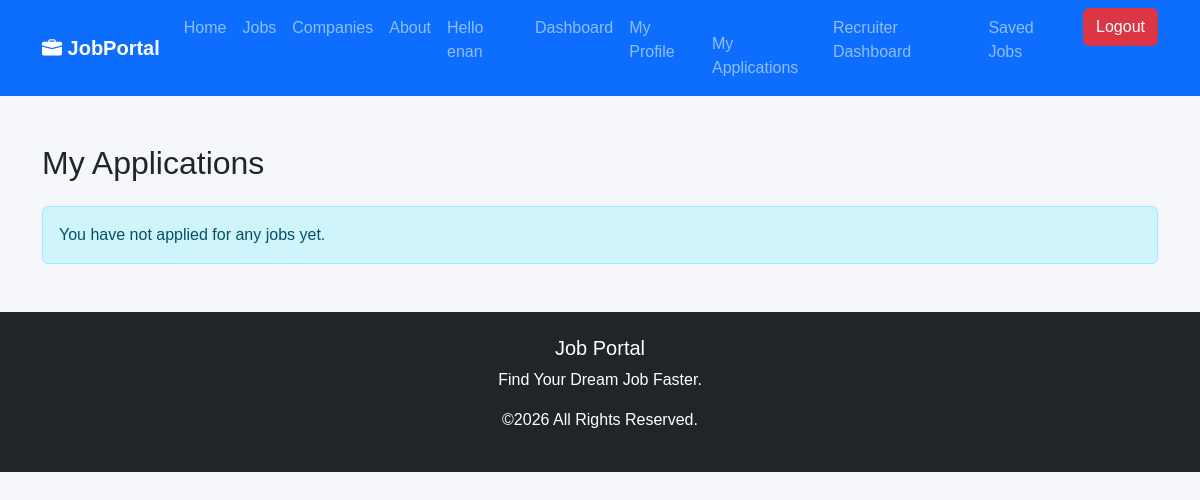
The app's page /applications/my-applications/ (signed in), older data.
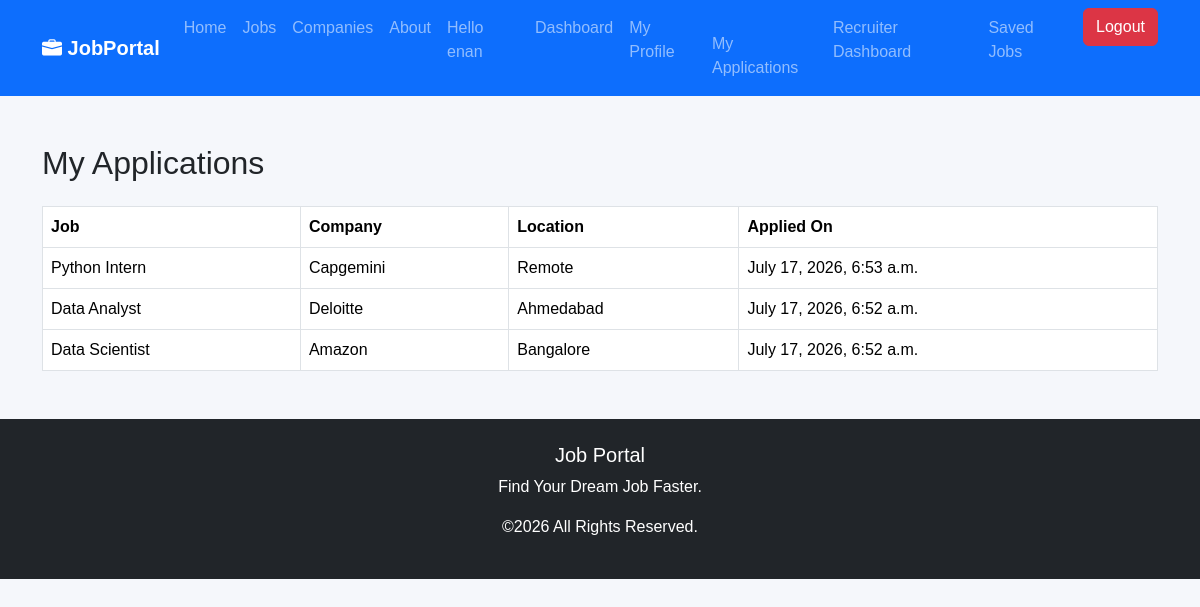
The same page, newer data.
### applications/models.py (models this page shows, shortened)
class Application(models.Model):
    STATUS_CHOICES = [
        ("Pending", "Pending"),
        ("Reviewed", "Reviewed"),
        ("Shortlisted", "Shortlisted"),
        ("Rejected", "Rejected"),
        ("Selected", "Selected"),
    ]
    candidate = models.ForeignKey(
        User,
        on_delete=models.CASCADE
    )
    job = models.ForeignKey(
        Job,
        on_delete=models.CASCADE
    )
    cover_letter = models.TextField(blank=True)
    status = models.CharField(
        max_length=20,
        choices=STATUS_CHOICES,
        default="Pending"
    )
    applied_at = models.DateTimeField(auto_now_add=True)
    class Meta:
        unique_together = ("candidate", "job")

### jobs/models.py (models this page shows, shortened)
class Job(models.Model):
    class EmploymentType(models.TextChoices):
        FULL_TIME = "full_time", "Full Time"
        PART_TIME = "part_time", "Part Time"
        CONTRACT = "contract", "Contract"
        INTERNSHIP = "internship", "Internship"
    title = models.CharField(max_length=200)
    company = models.ForeignKey(Company,on_delete=models.CASCADE)
    location = models.CharField(max_length=200)
    salary = models.CharField(max_length=100)
    description = models.TextField()
    employment_type = models.CharField(
        max_length=20,
        choices=EmploymentType.choices,
        default=EmploymentType.FULL_TIME,
    )
    is_active = models.BooleanField(default=True)
    created_at = models.DateTimeField(auto_now_add=True)
    updated_at = models.DateTimeField(default=timezone.now)
    class Meta:
        ordering = ["-created_at"]

class Company(models.Model):
    name = models.CharField(max_length=200)
    logo = models.ImageField(
        upload_to="company_logo/",
        blank=True,
        null=True
    )
    website = models.URLField(
        blank=True,
        null=True
    )
    email = models.EmailField(
        blank=True,
        null=True
    )
    location = models.CharField(
        max_length=200,
        blank=True,
        null=True
    )
    description = models.TextField(
        blank=True,
        null=True
    )
    def __str__(self):
        return self.name

### applications/views.py (the view)
@login_required
def my_applications(request):
    applications = Application.objects.filter(
        candidate=request.user
    ).select_related("job")
    return render(
        request,
        "applications/my_applications.html",
        {
            "applications": applications
        }
    )

### templates/applications/my_applications.html (shortened to what this page needs)
{% extends "base.html" %}
{% block content %}
<div class="container mt-5">
    <h2 class="mb-4">
        My Applications
    </h2>
    {% if applications %}
    <table class="table table-bordered">
        <thead>
            <tr>
                <th>Job</th>
                <th>Company</th>
                <th>Location</th>
                <th>Applied On</th>
            </tr>
        </thead>
        <tbody>
            {% for app in applications %}
            <tr>
                <td>{{ app.job.title }}</td>
                <td>{{ app.job.company }}</td>
                <td>{{ app.job.location }}</td>
                <td>{{ app.applied_at }}</td>
            </tr>
            {% endfor %}
        </tbody>
    </table>
    {% else %}
    <div class="alert alert-info">
        You have not applied for any jobs yet.
    </div>
    {% endif %}
</div>
{% endblock %}

Row changes from the older to the newer data that the page shows:
added Application: job "Python Intern", job.company "Capgemini", job.location "Remote", applied_at "July 17, 2026, 6:53 a.m."
added Application: job "Data Analyst", job.company "Deloitte", job.location "Ahmedabad", applied_at "July 17, 2026, 6:52 a.m."
added Application: job "Data Scientist", job.company "Amazon", job.location "Bangalore", applied_at "July 17, 2026, 6:52 a.m."
Text that changed along with them:
text no longer shown: "You have not applied for any jobs yet."
text now shown: "Job Company Location Applied On"
